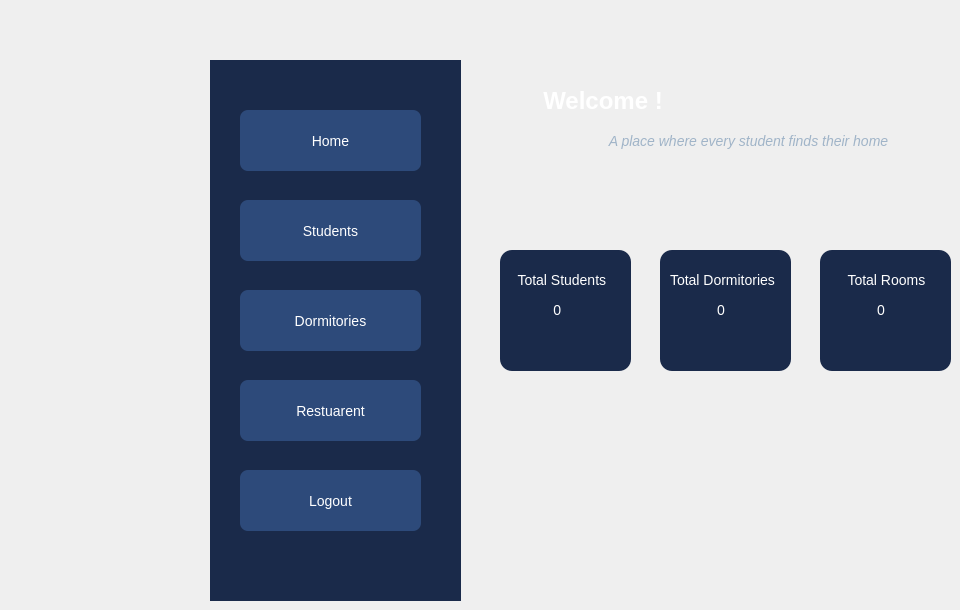
    <widget class="QWidget" name="dashboardPage">
     <widget class="QFrame" name="frame_2">
      <property name="geometry">
       <rect>
        <x>210</x>
        <y>60</y>
        <width>251</width>
        <height>541</height>
       </rect>
      </property>
      <property name="styleSheet">
       <string notr="true">background-color: #1a2a4a;
border-radius: 0px;
border: none;</string>
      </property>
      <property name="frameShape">
       <enum>QFrame::Shape::StyledPanel</enum>
      </property>
      <property name="frameShadow">
       <enum>QFrame::Shadow::Raised</enum>
      </property>
      <widget class="QPushButton" name="btnHome">
       <property name="geometry">
        <rect>
         <x>30</x>
         <y>50</y>
         <width>181</width>
         <height>61</height>
        </rect>
       </property>
       <property name="styleSheet">
        <string notr="true">background-color: #2d4a7a;
color: white;
border-radius: 8px;
font-size: 14px;
padding: 10px;
border: none;</string>
       </property>
       <property name="text">
        <string>Home</string>
       </property>
      </widget>
      <widget class="QPushButton" name="btnDormitories">
       <property name="geometry">
        <rect>
         <x>30</x>
         <y>230</y>
         <width>181</width>
         <height>61</height>
        </rect>
       </property>
       <property name="styleSheet">
        <string notr="true">background-color: #2d4a7a;
color: white;
border-radius: 8px;
font-size: 14px;
padding: 10px;
border: none;</string>
       </property>
       <property name="text">
        <string>Dormitories</string>
       </property>
      </widget>
      <widget class="QPushButton" name="btnStudents">
       <property name="geometry">
        <rect>
         <x>30</x>
         <y>140</y>
         <width>181</width>
         <height>61</height>
        </rect>
       </property>
       <property name="styleSheet">
        <string notr="true">background-color: #2d4a7a;
color: white;
border-radius: 8px;
font-size: 14px;
padding: 10px;
border: none;</string>
       </property>
       <property name="text">
        <string>Students</string>
       </property>
      </widget>
      <widget class="QPushButton" name="btnRestaurant">
       <property name="geometry">
        <rect>
         <x>30</x>
         <y>320</y>
         <width>181</width>
         <height>61</height>
        </rect>
       </property>
       <property name="styleSheet">
        <string notr="true">background-color: #2d4a7a;
color: white;
border-radius: 8px;
font-size: 14px;
padding: 10px;
border: none;</string>
       </property>
       <property name="text">
        <string>Restuarent</string>
       </property>
      </widget>
      <widget class="QPushButton" name="btnLogout">
       <property name="geometry">
        <rect>
         <x>30</x>
         <y>410</y>
         <width>181</width>
         <height>61</height>
        </rect>
       </property>
       <property name="styleSheet">
        <string notr="true">background-color: #2d4a7a;
color: white;
border-radius: 8px;
font-size: 14px;
padding: 10px;
border: none;</string>
       </property>
       <property name="text">
        <string>Logout</string>
       </property>
      </widget>
     </widget>
     <widget class="QLabel" name="label_6">
      <property name="geometry">
       <rect>
        <x>510</x>
        <y>80</y>
        <width>411</width>
        <height>41</height>
       </rect>
      </property>
      <property name="styleSheet">
       <string notr="true">color: white;
font-size: 24px;
font-weight: bold;
background-color: transparent;</string>
      </property>
      <property name="text">
       <string>     Welcome !</string>
      </property>
     </widget>
     <widget class="QLabel" name="label_7">
      <property name="geometry">
       <rect>
        <x>590</x>
        <y>130</y>
        <width>361</width>
        <height>21</height>
       </rect>
      </property>
      <property name="styleSheet">
       <string notr="true">color: #a0b4c8;
font-size: 14px;
font-style: italic;
background-color: transparent;</string>
      </property>
      <property name="text">
       <string>     A place where every student finds their home</string>
      </property>
     </widget>
     <widget class="QFrame" name="frame_3">
      <property name="geometry">
       <rect>
        <x>500</x>
        <y>250</y>
        <width>131</width>
        <height>121</height>
       </rect>
      </property>
      <property name="styleSheet">
       <string notr="true">background-color: #1a2a4a;
border-radius: 12px;
border: none;
</string>
      </property>
      <property name="frameShape">
       <enum>QFrame::Shape::StyledPanel</enum>
      </property>
      <property name="frameShadow">
       <enum>QFrame::Shadow::Raised</enum>
      </property>
      <widget class="QLabel" name="label_8">
       <property name="geometry">
        <rect>
         <x>10</x>
         <y>20</y>
         <width>101</width>
         <height>20</height>
        </rect>
       </property>
       <property name="styleSheet">
        <string notr="true">color: white;
background-color: transparent;
font-size: 14px;
</string>
       </property>
       <property name="text">
        <string>  Total Students</string>
       </property>
      </widget>
      <widget class="QLabel" name="lblTotalStudents">
       <property name="geometry">
        <rect>
         <x>30</x>
         <y>50</y>
         <width>63</width>
         <height>20</height>
        </rect>
       </property>
       <property name="styleSheet">
        <string notr="true">color: white;
background-color: transparent;
font-size: 14px;
</string>
       </property>
       <property name="text">
        <string>      0</string>
       </property>
      </widget>
     </widget>
     <widget class="QFrame" name="frame_5">
      <property name="geometry">
       <rect>
        <x>820</x>
        <y>250</y>
        <width>131</width>
        <height>121</height>
       </rect>
      </property>
      <property name="styleSheet">
       <string notr="true">background-color: #1a2a4a;
border-radius: 12px;
border: none;</string>
      </property>
      <property name="frameShape">
       <enum>QFrame::Shape::StyledPanel</enum>
      </property>
      <property name="frameShadow">
       <enum>QFrame::Shadow::Raised</enum>
      </property>
      <widget class="QLabel" name="label_12">
       <property name="geometry">
        <rect>
         <x>20</x>
         <y>20</y>
         <width>91</width>
         <height>20</height>
        </rect>
       </property>
       <property name="styleSheet">
        <string notr="true">color: white;
background-color: transparent;
font-size: 14px;
</string>
       </property>
       <property name="text">
        <string>  Total Rooms</string>
       </property>
      </widget>
      <widget class="QLabel" name="lblTotalRooms">
       <property name="geometry">
        <rect>
         <x>30</x>
         <y>50</y>
         <width>63</width>
         <height>20</height>
        </rect>
       </property>
       <property name="styleSheet">
        <string notr="true">color: white;
background-color: transparent;
font-size: 14px;
</string>
       </property>
       <property name="text">
        <string>       0</string>
       </property>
      </widget>
     </widget>
     <widget class="QFrame" name="frame_4">
      <property name="geometry">
       <rect>
        <x>660</x>
        <y>250</y>
        <width>131</width>
        <height>121</height>
       </rect>
      </property>
      <property name="styleSheet">
       <string notr="true">background-color: #1a2a4a;
border-radius: 12px;
border: none;</string>
      </property>
      <property name="frameShape">
       <enum>QFrame::Shape::StyledPanel</enum>
      </property>
      <property name="frameShadow">
       <enum>QFrame::Shadow::Raised</enum>
      </property>
      <widget class="QLabel" name="label_10">
       <property name="geometry">
        <rect>
         <x>10</x>
         <y>20</y>
         <width>111</width>
         <height>20</height>
        </rect>
       </property>
       <property name="styleSheet">
        <string notr="true">color: white;
background-color: transparent;
font-size: 14px;
</string>
       </property>
       <property name="text">
        <string>Total Dormitories</string>
       </property>
      </widget>
      <widget class="QLabel" name="lblTotalDormitories">
       <property name="geometry">
        <rect>
         <x>30</x>
         <y>50</y>
         <width>63</width>
         <height>20</height>
        </rect>
       </property>
       <property name="styleSheet">
        <string notr="true">color: white;
background-color: transparent;
font-size: 14px;
</string>
       </property>
       <property name="text">
        <string>       0</string>
       </property>
      </widget>
     </widget>
    </widget>
